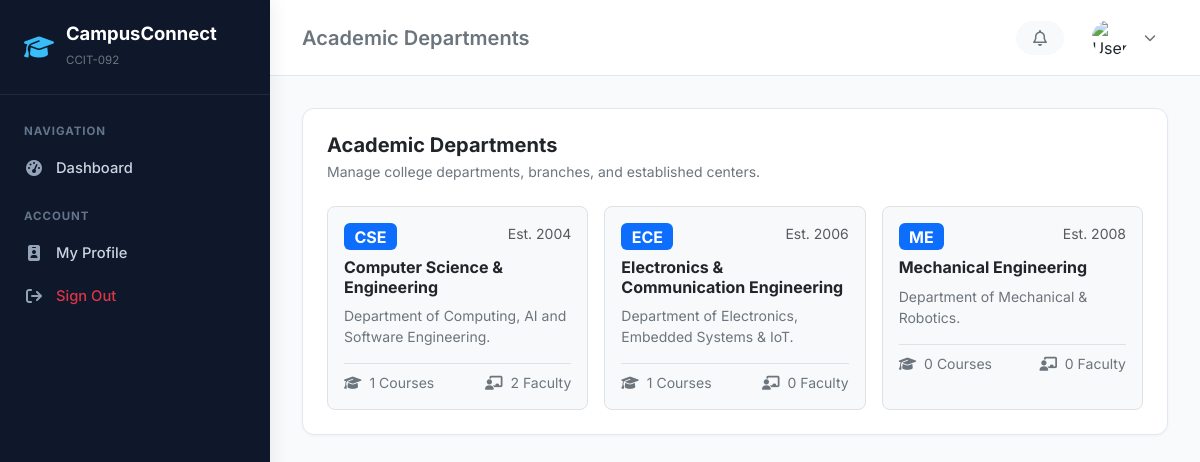
Screenshot of /academics/departments/ with the database file from the repository.
### academics/models.py (models this page shows, shortened)
class Department(models.Model):
    name = models.CharField(max_length=150, unique=True)
    code = models.CharField(max_length=20, unique=True)
    description = models.TextField(blank=True, null=True)
    established_year = models.PositiveIntegerField(default=2000)
    class Meta:
        ordering = ['code']

### academics/views.py (the view)
# urls.py: path('departments/', views.DepartmentListView.as_view(), name='department_list'),
class DepartmentListView(ListView):
    model = Department
    template_name = 'academics/department_list.html'
    context_object_name = 'departments'

### accounts/context_processors.py (called while the page is built, shortened)
def user_role_context(request):
    context = {
        'COLLEGE_NAME': getattr(settings, 'COLLEGE_NAME', 'CampusConnect Institute of Technology'),
        'COLLEGE_CODE': getattr(settings, 'COLLEGE_CODE', 'CCIT-092'),
        'user_role': 'GUEST',
        'is_admin': False,
        'is_faculty': False,
        'is_student': False,
        'unread_notices_count': 0,
    }
    return context

### templates/academics/department_list.html (shortened to what this page needs)
{% extends 'base.html' %}
{% block page_heading %}Academic Departments{% endblock %}
{% block content %}
<div class="card p-4">
    <div class="d-flex justify-content-between align-items-center mb-4">
        <div>
            <h5 class="fw-bold mb-1">Academic Departments</h5>
            <p class="text-secondary small mb-0">Manage college departments, branches, and established centers.</p>
        </div>
    </div>
    <div class="row g-3">
        {% for d in departments %}
            <div class="col-md-6 col-lg-4">
                <div class="border rounded-3 p-3 bg-light h-100">
                    <div class="d-flex justify-content-between align-items-start mb-2">
                        <span class="badge bg-primary fs-6">{{ d.code }}</span>
                        <small class="text-muted">Est. {{ d.established_year }}</small>
                    </div>
                    <h6 class="fw-bold text-dark mb-2">{{ d.name }}</h6>
                    <p class="text-secondary small mb-3">{{ d.description|default:"No description provided." }}</p>
                    <div class="d-flex justify-content-between align-items-center pt-2 border-top small text-secondary">
                        <span><i class="fa-solid fa-graduation-cap me-1"></i> {{ d.courses.count }} Courses</span>
                        <span><i class="fa-solid fa-chalkboard-user me-1"></i> {{ d.faculty_members.count }} Faculty</span>
                    </div>
                </div>
            </div>
        {% empty %}
            <div class="col-12 text-center py-4 text-muted">No departments created yet.</div>
        {% endfor %}
    </div>
</div>
{% endblock %}

### templates/base.html (style rules this page uses)
:root { --brand-primary: #1e3a8a; --brand-secondary: #3b82f6; --brand-accent: #0ea5e9; --bg-canvas: #f8fafc; --sidebar-bg: #0f172a; --sidebar-hover: #1e293b; --card-border: #e2e8f0; }
body { font-family: 'Inter', -apple-system, BlinkMacSystemFont, sans-serif; background-color: var(--bg-canvas); color: #1e293b; min-height: 100vh; }
.card { border: 1px solid var(--card-border); border-radius: 12px; box-shadow: 0 1px 3px rgba(0,0,0,0.04); background-color: #fff; }

### rows the page displays
Department: code "CSE", established_year "2004", name "Computer Science & Engineering", description "Department of Computing, AI and Software Engineering.", courses.count "1", faculty_members.count "2"
Department: code "ECE", established_year "2006", name "Electronics & Communication Engineering", description "Department of Electronics, Embedded Systems & IoT.", courses.count "1", faculty_members.count "0"
Department: code "ME", established_year "2008", name "Mechanical Engineering", description "Department of Mechanical & Robotics.", courses.count "0", faculty_members.count "0"

### other values shown
{{ COLLEGE_CODE }} "CCIT-092"
